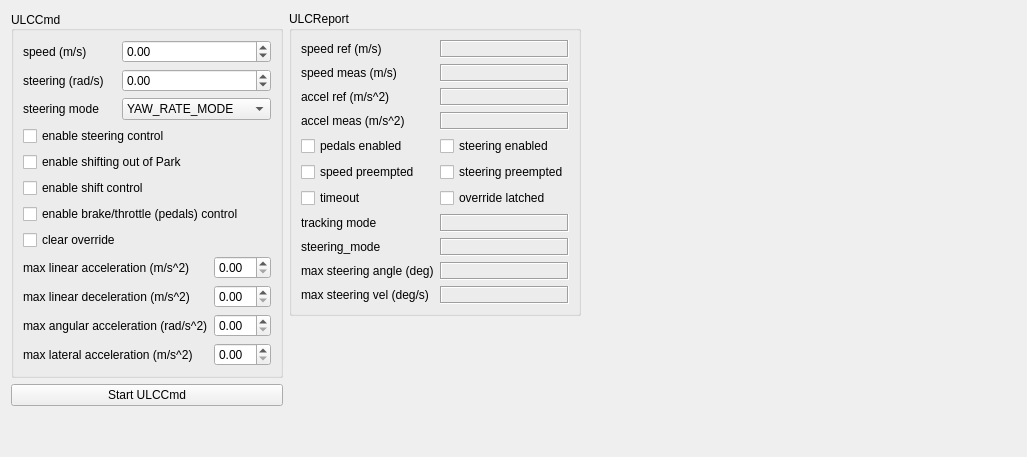
     <widget class="QWidget" name="tab_1">
      <attribute name="title">
       <string>ULC</string>
      </attribute>
      <layout class="QHBoxLayout" name="horizontalLayout_5">
       <item>
        <layout class="QVBoxLayout" name="verticalLayout_4">
         <item>
          <widget class="QGroupBox" name="group_ulc_cmd">
           <property name="font">
            <font>
             <weight>50</weight>
             <bold>false</bold>
             <kerning>true</kerning>
            </font>
           </property>
           <property name="title">
            <string>ULCCmd</string>
           </property>
           <property name="alignment">
            <set>Qt::AlignLeading|Qt::AlignLeft|Qt::AlignVCenter</set>
           </property>
           <property name="flat">
            <bool>false</bool>
           </property>
           <layout class="QVBoxLayout" name="verticalLayout_3">
            <item>
             <layout class="QGridLayout" name="gridLayout_2">
              <item row="0" column="0">
               <widget class="QLabel" name="label_5">
                <property name="text">
                 <string>speed (m/s)</string>
                </property>
               </widget>
              </item>
              <item row="0" column="1">
               <widget class="QDoubleSpinBox" name="UlcCmd_linear_velocity">
                <property name="minimum">
                 <double>-7.000000000000000</double>
                </property>
                <property name="maximum">
                 <double>45.000000000000000</double>
                </property>
                <property name="singleStep">
                 <double>0.100000000000000</double>
                </property>
               </widget>
              </item>
              <item row="1" column="0">
               <widget class="QLabel" name="label_4">
                <property name="text">
                 <string>steering (rad/s)</string>
                </property>
               </widget>
              </item>
              <item row="1" column="1">
               <widget class="QDoubleSpinBox" name="UlcCmd_yaw_command">
                <property name="minimum">
                 <double>-8.190000000000000</double>
                </property>
                <property name="maximum">
                 <double>8.190000000000000</double>
                </property>
                <property name="singleStep">
                 <double>0.100000000000000</double>
                </property>
               </widget>
              </item>
              <item row="2" column="0">
               <widget class="QLabel" name="label_60">
                <property name="text">
                 <string>steering mode</string>
                </property>
               </widget>
              </item>
              <item row="2" column="1">
               <widget class="QComboBox" name="UlcCmd_steering_mode">
                <item>
                 <property name="text">
                  <string>YAW_RATE_MODE</string>
                 </property>
                </item>
                <item>
                 <property name="text">
                  <string>CURVATURE_MODE</string>
                 </property>
                </item>
               </widget>
              </item>
             </layout>
            </item>
            <item>
             <layout class="QVBoxLayout" name="verticalLayout_2">
              <item>
               <widget class="QCheckBox" name="UlcCmd_enable_steering">
                <property name="text">
                 <string>enable steering control</string>
                </property>
               </widget>
              </item>
              <item>
               <widget class="QCheckBox" name="UlcCmd_shift_from_park">
                <property name="text">
                 <string>enable shifting out of Park</string>
                </property>
               </widget>
              </item>
              <item>
               <widget class="QCheckBox" name="UlcCmd_enable_shifting">
                <property name="text">
                 <string>enable shift control</string>
                </property>
               </widget>
              </item>
              <item>
               <widget class="QCheckBox" name="UlcCmd_enable_pedals">
                <property name="text">
                 <string>enable brake/throttle (pedals) control</string>
                </property>
               </widget>
              </item>
              <item>
               <widget class="QCheckBox" name="UlcCmd_clear">
                <property name="text">
                 <string>clear override</string>
                </property>
               </widget>
              </item>
             </layout>
            </item>
            <item>
             <layout class="QGridLayout" name="gridLayout">
              <item row="0" column="0">
               <widget class="QLabel" name="label">
                <property name="text">
                 <string>max linear acceleration (m/s^2)</string>
                </property>
               </widget>
              </item>
              <item row="1" column="0">
               <widget class="QLabel" name="label_3">
                <property name="text">
                 <string>max linear deceleration (m/s^2)</string>
                </property>
               </widget>
              </item>
              <item row="0" column="1">
               <widget class="QDoubleSpinBox" name="UlcCmd_linear_accel">
                <property name="minimum">
                 <double>0.000000000000000</double>
                </property>
                <property name="maximum">
                 <double>3.000000000000000</double>
                </property>
                <property name="value">
                 <double>0.000000000000000</double>
                </property>
               </widget>
              </item>
              <item row="1" column="1">
               <widget class="QDoubleSpinBox" name="UlcCmd_linear_decel">
                <property name="minimum">
                 <double>0.000000000000000</double>
                </property>
                <property name="maximum">
                 <double>6.000000000000000</double>
                </property>
               </widget>
              </item>
              <item row="2" column="1">
               <widget class="QDoubleSpinBox" name="UlcCmd_angular_accel">
                <property name="maximum">
                 <double>5.100000000000000</double>
                </property>
               </widget>
              </item>
              <item row="2" column="0">
               <widget class="QLabel" name="label_2">
                <property name="text">
                 <string>max angular acceleration (rad/s^2)</string>
                </property>
               </widget>
              </item>
              <item row="4" column="1">
               <widget class="QDoubleSpinBox" name="UlcCmd_lateral_accel">
                <property name="maximum">
                 <double>12.750000000000000</double>
                </property>
               </widget>
              </item>
              <item row="4" column="0">
               <widget class="QLabel" name="label_6">
                <property name="text">
                 <string>max lateral acceleration (m/s^2)</string>
                </property>
               </widget>
              </item>
             </layout>
            </item>
           </layout>
          </widget>
         </item>
         <item>
          <widget class="QPushButton" name="UlcCmd_start">
           <property name="font">
            <font>
             <weight>50</weight>
             <bold>false</bold>
            </font>
           </property>
           <property name="autoFillBackground">
            <bool>true</bool>
           </property>
           <property name="text">
            <string>Start ULCCmd</string>
           </property>
           <property name="flat">
            <bool>false</bool>
           </property>
          </widget>
         </item>
         <item>
          <spacer name="verticalSpacer_3">
           <property name="orientation">
            <enum>Qt::Vertical</enum>
           </property>
           <property name="sizeHint" stdset="0">
            <size>
             <width>20</width>
             <height>40</height>
            </size>
           </property>
          </spacer>
         </item>
        </layout>
       </item>
       <item>
        <layout class="QVBoxLayout" name="verticalLayout_5">
         <item>
          <widget class="QGroupBox" name="group_ulc_status">
           <property name="title">
            <string>ULCReport</string>
           </property>
           <property name="flat">
            <bool>false</bool>
           </property>
           <layout class="QGridLayout" name="gridLayout_3">
            <item row="2" column="0">
             <widget class="QLabel" name="label_15">
              <property name="text">
               <string>speed meas (m/s)</string>
              </property>
             </widget>
            </item>
            <item row="3" column="2">
             <widget class="QLabel" name="UlcReport_accel_ref">
              <property name="frameShape">
               <enum>QFrame::Box</enum>
              </property>
              <property name="frameShadow">
               <enum>QFrame::Sunken</enum>
              </property>
              <property name="text">
               <string/>
              </property>
             </widget>
            </item>
            <item row="18" column="2">
             <widget class="QLabel" name="UlcReport_max_steering_angle">
              <property name="frameShape">
               <enum>QFrame::Box</enum>
              </property>
              <property name="frameShadow">
               <enum>QFrame::Sunken</enum>
              </property>
              <property name="text">
               <string/>
              </property>
             </widget>
            </item>
            <item row="4" column="0">
             <widget class="QLabel" name="label_10">
              <property name="text">
               <string>accel meas (m/s^2)</string>
              </property>
             </widget>
            </item>
            <item row="2" column="2">
             <widget class="QLabel" name="UlcReport_speed_meas">
              <property name="frameShape">
               <enum>QFrame::Box</enum>
              </property>
              <property name="frameShadow">
               <enum>QFrame::Sunken</enum>
              </property>
              <property name="text">
               <string/>
              </property>
             </widget>
            </item>
            <item row="13" column="0">
             <widget class="QCheckBox" name="UlcReport_timeout">
              <property name="focusPolicy">
               <enum>Qt::NoFocus</enum>
              </property>
              <property name="text">
               <string>timeout</string>
              </property>
              <property name="checkable">
               <bool>true</bool>
              </property>
             </widget>
            </item>
            <item row="13" column="2">
             <widget class="QCheckBox" name="UlcReport_override_latched">
              <property name="focusPolicy">
               <enum>Qt::NoFocus</enum>
              </property>
              <property name="text">
               <string>override latched</string>
              </property>
              <property name="checkable">
               <bool>true</bool>
              </property>
             </widget>
            </item>
            <item row="18" column="0">
             <widget class="QLabel" name="label_12">
              <property name="text">
               <string>max steering angle (deg)</string>
              </property>
             </widget>
            </item>
            <item row="17" column="2">
             <widget class="QLabel" name="UlcReport_steering_mode">
              <property name="frameShape">
               <enum>QFrame::Box</enum>
              </property>
              <property name="frameShadow">
               <enum>QFrame::Sunken</enum>
              </property>
              <property name="text">
               <string/>
              </property>
             </widget>
            </item>
            <item row="16" column="0">
             <widget class="QLabel" name="label_8">
              <property name="text">
               <string>tracking mode</string>
              </property>
             </widget>
            </item>
            <item row="17" column="0">
             <widget class="QLabel" name="label_11">
              <property name="text">
               <string>steering_mode</string>
              </property>
             </widget>
            </item>
            <item row="19" column="2">
             <widget class="QLabel" name="UlcReport_max_steering_vel">
              <property name="frameShape">
               <enum>QFrame::Box</enum>
              </property>
              <property name="frameShadow">
               <enum>QFrame::Sunken</enum>
              </property>
              <property name="text">
               <string/>
              </property>
             </widget>
            </item>
            <item row="9" column="2">
             <widget class="QCheckBox" name="UlcReport_steering_enabled">
              <property name="focusPolicy">
               <enum>Qt::NoFocus</enum>
              </property>
              <property name="text">
               <string>steering enabled</string>
              </property>
              <property name="checkable">
               <bool>true</bool>
              </property>
             </widget>
            </item>
            <item row="3" column="0">
             <widget class="QLabel" name="label_9">
              <property name="text">
               <string>accel ref (m/s^2)</string>
              </property>
             </widget>
            </item>
            <item row="12" column="0">
             <widget class="QCheckBox" name="UlcReport_speed_preempted">
              <property name="focusPolicy">
               <enum>Qt::NoFocus</enum>
              </property>
              <property name="text">
               <string>speed preempted</string>
              </property>
              <property name="checkable">
               <bool>true</bool>
              </property>
             </widget>
            </item>
            <item row="1" column="2">
             <widget class="QLabel" name="UlcReport_speed_ref">
              <property name="frameShape">
               <enum>QFrame::Box</enum>
              </property>
              <property name="frameShadow">
               <enum>QFrame::Sunken</enum>
              </property>
              <property name="text">
               <string/>
              </property>
             </widget>
            </item>
            <item row="16" column="2">
             <widget class="QLabel" name="UlcReport_tracking_mode">
              <property name="frameShape">
               <enum>QFrame::Box</enum>
              </property>
              <property name="frameShadow">
               <enum>QFrame::Sunken</enum>
              </property>
              <property name="text">
               <string/>
              </property>
             </widget>
            </item>
            <item row="9" column="0">
             <widget class="QCheckBox" name="UlcReport_pedals_enabled">
              <property name="focusPolicy">
               <enum>Qt::NoFocus</enum>
              </property>
              <property name="text">
               <string>pedals enabled</string>
              </property>
              <property name="checkable">
               <bool>true</bool>
              </property>
             </widget>
            </item>
            <item row="19" column="0">
             <widget class="QLabel" name="label_13">
              <property name="text">
               <string>max steering vel (deg/s)</string>
              </property>
             </widget>
            </item>
            <item row="4" column="2">
             <widget class="QLabel" name="UlcReport_accel_meas">
              <property name="frameShape">
               <enum>QFrame::Box</enum>
              </property>
              <property name="frameShadow">
               <enum>QFrame::Sunken</enum>
              </property>
              <property name="text">
               <string/>
              </property>
             </widget>
            </item>
            <item row="12" column="2">
             <widget class="QCheckBox" name="UlcReport_steering_preempted">
              <property name="focusPolicy">
               <enum>Qt::NoFocus</enum>
              </property>
              <property name="text">
               <string>steering preempted</string>
              </property>
              <property name="checkable">
               <bool>true</bool>
              </property>
             </widget>
            </item>
            <item row="1" column="0">
             <widget class="QLabel" name="label_7">
              <property name="text">
               <string>speed ref (m/s)</string>
              </property>
             </widget>
            </item>
           </layout>
          </widget>
         </item>
         <item>
          <spacer name="verticalSpacer">
           <property name="orientation">
            <enum>Qt::Vertical</enum>
           </property>
           <property name="sizeHint" stdset="0">
            <size>
             <width>20</width>
             <height>40</height>
            </size>
           </property>
          </spacer>
         </item>
        </layout>
       </item>
       <item>
        <spacer name="horizontalSpacer">
         <property name="orientation">
          <enum>Qt::Horizontal</enum>
         </property>
         <property name="sizeHint" stdset="0">
          <size>
           <width>435</width>
           <height>20</height>
          </size>
         </property>
        </spacer>
       </item>
      </layout>
     </widget>
